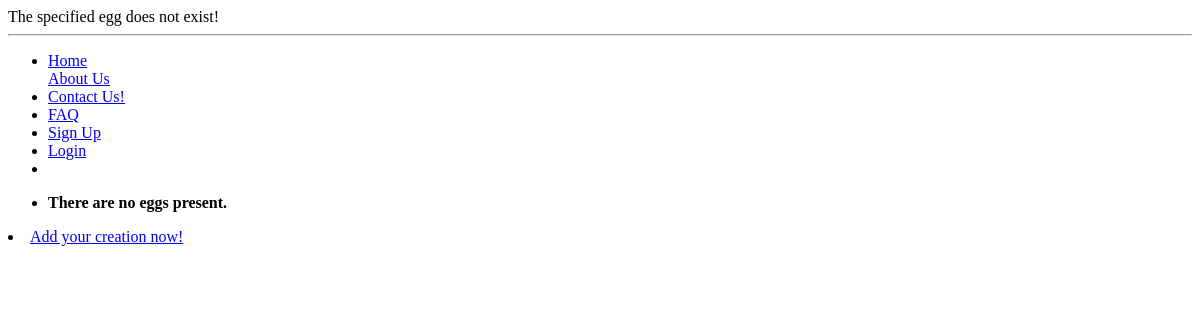
Before: /crack_em/eggs/omlette/ with the older database file.
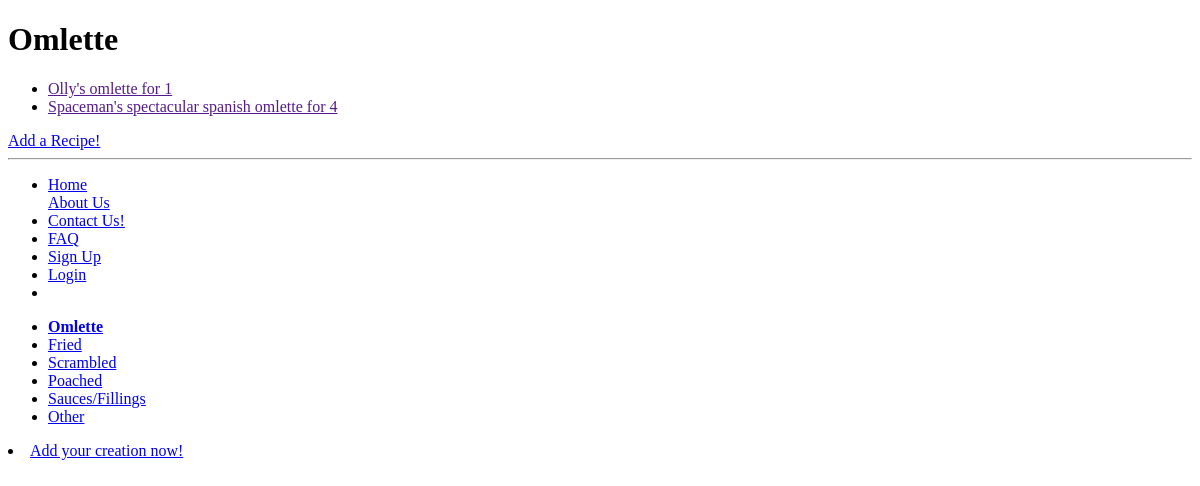
After: the same page with the newer database file.
### crack_app/models.py (models this page shows, shortened)
class Egg(models.Model):
    title = models.CharField(max_length = 128, unique = True)
    slug = models.SlugField(unique = True)

class Recipe(models.Model):
    egg_type = models.ForeignKey(Egg)
    title = models.CharField(max_length = 128)
    author = models.ForeignKey(User)
    image = models.ImageField(upload_to='recipe_images', default = None)
    ingrediants = models.CharField(max_length = 512)
    instructions = models.CharField(max_length = 2048)
    views = models.IntegerField(default=0)
    average_rating = models.IntegerField(default=0)
    slug = models.SlugField(max_length = 128, unique=True)
    class Meta:
        verbose_name_plural =  'recipes'

### crack_app/views.py (the view)
def show_egg(request, egg_slug):
    cd = {}
    try:
        egg_type = Egg.objects.get(slug = egg_slug)
        recipes = Recipe.objects.filter(egg_type = egg_type)
        cd['egg'] = egg_type
        cd['recipes'] = recipes
    except Egg.DoesNotExist:
        cd['egg'] = None
        cd['recipes'] = None
    return render(request, 'crack_app/egg.html', cd)

### crack_app/templatetags/crack_em_tags.py (called while the page is built)
@register.inclusion_tag('crack_app/egg_list.html')
def get_eggs(egg=None):
    return {'eggs': Egg.objects.all(),
            'current_egg': egg}

### templates/crack_app/egg.html (shortened to what this page needs)
{% extends 'crack_app/base.html' %}
{% load staticfiles %}
{% block body_block %}
	{% if egg %}
		<h1>{{ egg.title }}</h1>
		{% if recipes %}
			<ul>
			{% for recipe in recipes %}
				<li><a href="{{ recipe.url }}">{{ recipe.title }}</a></li>
			{% endfor %}
			</ul>
		{% else %}
			<strong>There are no recipes for this type of egg at the moment.</strong>
		{% endif %}
		<a href="{% url 'add_recipe' %}">Add a Recipe!</a>
	{% else %}
		The specified egg does not exist!
	{% endif %}
{% endblock %}

### templates/crack_app/base.html (shortened to what this page needs)
<!DOCTYPE html>
{% load staticfiles %}
{% load crack_em_tags %}
<html>
	<head lang="en">
	</head>
	<body>
		<div>
			{% block body_block %}
			{% endblock %}
		</div>
		<hr />
		<div>
			<ul>
				<li><a href="{% url 'home' %}">Home</a></li>
            	<a href="{% url 'eggs' %}> Find recipes for your favourite type of egg here! </a>
				<li><a href="{% url 'about' %}">About Us</a></li>
				<li><a href="{% url 'contact' %}">Contact Us!</a></li>
				<li><a href="{% url 'FAQ' %}">FAQ</a></li>
				{% if user.is_authenticated %}
                    <li><a href="{% url 'profile' user.username %}">Profile</a></li>
                    <li><a href="{% url 'auth_logout' %}?next=/rango/">Logout</a></li>
                {% else %}
                    <li><a href="{% url 'registration_register' %}">Sign Up</a></li>
                    <li><a href="{% url 'auth_login' %}">Login</a><li>
                {% endif %}
			</ul>
		</div>
		<div>
    		{% block sidebar_block %}
        		{% get_eggs egg %}
        	  	<li><a href="{% url 'add_recipe' %}">Add your creation now!</a></li>
        	{% endblock %}
        </div>
	</body>
</html>

### templates/crack_app/egg_list.html
<ul>
{% if eggs %}
    {% for egg in eggs %}
        {% if egg == current_egg %}
            <li>
            <strong>
            <a href="{% url 'show_egg' egg.slug %}">{{ egg.title }}</a>
            </strong>
            </li>
        {% else %}
            <li>
                <a href="{% url 'show_egg' egg.slug %}">{{ egg.title }}</a>
            </li>
        {% endif %}
    {% endfor %}
{% else %}
    <li><strong>There are no eggs present.</strong></li>
{% endif %}
</ul>

Changed rows visible on the page:
added Egg: title "Omlette"
added Recipe: title "Olly's omlette for 1"
added Recipe: title "Spaceman's spectacular spanish omlette for 4"
added Egg: title "Fried"
added Egg: title "Scrambled"
added Egg: title "Poached"
added Egg: title "Sauces/Fillings"
added Egg: title "Other"
Other visible differences:
text no longer shown: "The specified egg does not exist! There are no eggs present."
text now shown: "Add a Recipe!"
